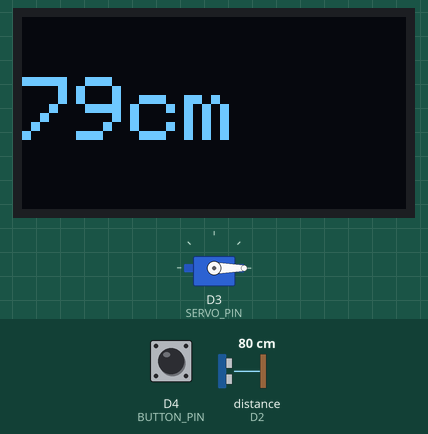
This sketch was run on a simulated ESP8266 (NodeMCU). On the bench: servo, 128×64 one-colour display. Wiring (inferred from the names in the program): ultrasonic range finder: trigger D1; echo D2. Inputs (shaded band) come from the test bench; at power-on: D4 (BUTTON_PIN) HIGH, distance to the obstacle (sensor on D2) 80 cm. The echo pulse lasts 58.3 µs per cm; WiFi joins after 1.5 s; servers stay silent unless stated; no MQTT or app messages arrive unless stated; what the sketch prints to the serial monitor is not drawn.

Above: at 2.7 s.
2.8 s: D4 (BUTTON_PIN) pulled LOW for 0.15 s
At 2.89 s:
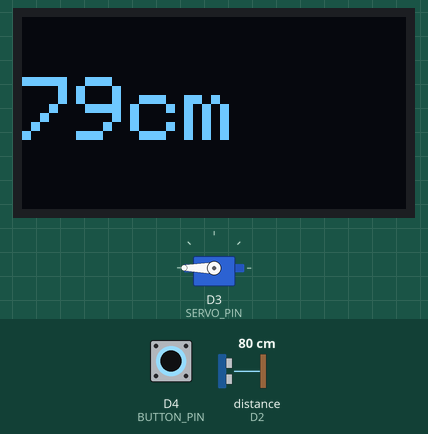
4.4 s: distance to the obstacle (sensor on D2) set to 2 cm
At 4.7 s:
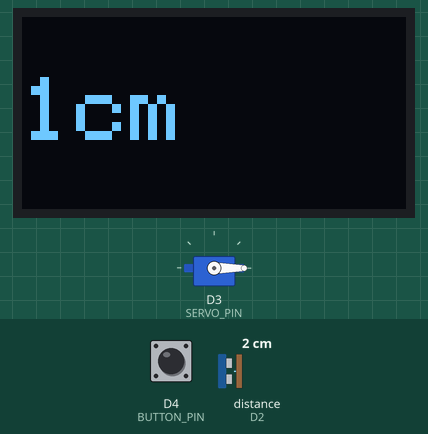
5.9 s: distance to the obstacle (sensor on D2) set to 4 cm
At 6.6 s:
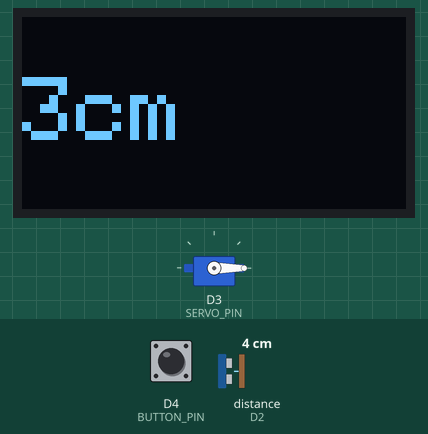
7.4 s: distance to the obstacle (sensor on D2) set to 9 cm
At 8.6 s:
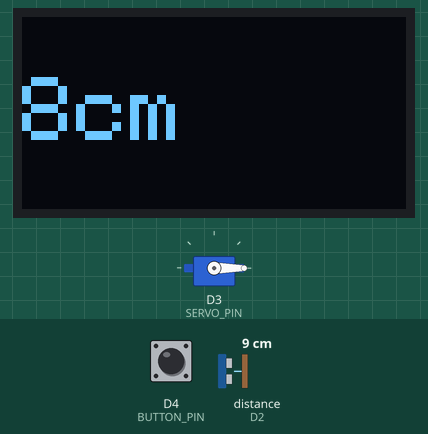
8.9 s: D4 (BUTTON_PIN) pulled LOW for 1 s
At 9.3 s:
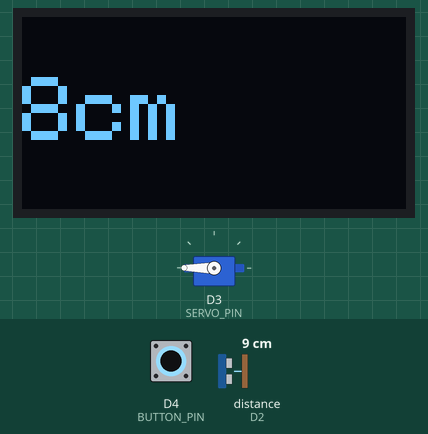
11.4 s: D4 (BUTTON_PIN) pulled LOW for 3.2 s
At 15.7 s:
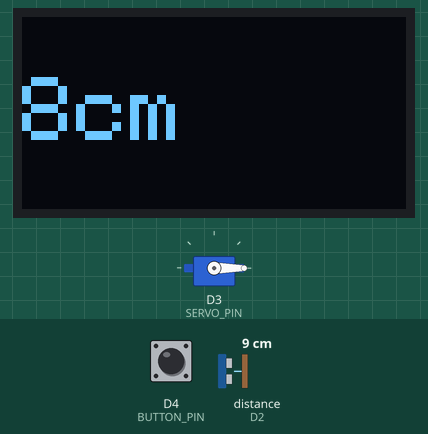
Timing chart, 0 to 17.1 s (numbered marks = the images above; inputs shaded):
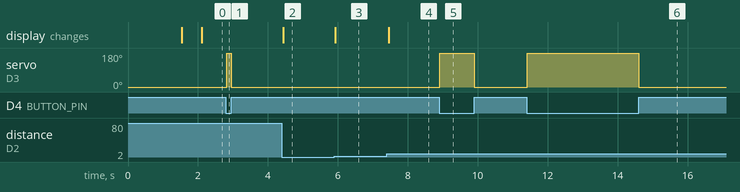

The sketch:

son_calisan_kod.ino
```cpp
#include <ESP8266WiFi.h>
#include <PubSubClient.h>
#include <Wire.h>
#include <Adafruit_GFX.h>
#include <Adafruit_SSD1306.h>
#include <Servo.h>

/* WiFi */
const char* ssid = "S2233D";
const char* password = "asdf4321.";

/* Adafruit IO */
#define AIO_USERNAME "sounhatt"
#define AIO_KEY      "aio_CXVM19Qy3R313vtIJ20bdA7EAw0V"
#define FEED_NAME    "parkdurum"

/* OLED */
#define SCREEN_WIDTH 128
#define SCREEN_HEIGHT 64
Adafruit_SSD1306 display(SCREEN_WIDTH, SCREEN_HEIGHT, &Wire, -1);

/* Ultrasonik Pinler */
#define TRIG_PIN D1
#define ECHO_PIN D2

/* Servo & Buton Pinleri */
#define SERVO_PIN  D3
#define BUTTON_PIN D4   // D5 yerine D4 (I2C çakışması önlendi)

WiFiClient espClient;
PubSubClient client(espClient);
Servo myServo;

unsigned long lastSend = 0;

void connectMQTT() {
  while (!client.connected()) {
    client.connect("ESP8266", AIO_USERNAME, AIO_KEY);
    delay(500);
  }
}

float measureDistance() {
  digitalWrite(TRIG_PIN, LOW);
  delayMicroseconds(2);
  digitalWrite(TRIG_PIN, HIGH);
  delayMicroseconds(10);
  digitalWrite(TRIG_PIN, LOW);

  long duration = pulseIn(ECHO_PIN, HIGH, 30000);
  if (duration == 0) return -1;
  return duration * 0.034 / 2;
}

void setup() {
  Serial.begin(115200);

  pinMode(TRIG_PIN, OUTPUT);
  pinMode(ECHO_PIN, INPUT);

  /* Servo & Buton Ayarları */
  pinMode(BUTTON_PIN, INPUT_PULLUP);
  myServo.attach(SERVO_PIN);
  myServo.write(0);   // Servo başlangıçta 0 derece

  WiFi.begin(ssid, password);
  while (WiFi.status() != WL_CONNECTED) delay(500);

  client.setServer("io.adafruit.com", 1883);

  Wire.begin(D6, D5);   // SDA = D6, SCL = D5
  display.begin(SSD1306_SWITCHCAPVCC, 0x3C);
  display.clearDisplay();
}

void loop() {
  if (!client.connected()) connectMQTT();
  client.loop();

  float distance = measureDistance();
  if (distance < 0) return;

  Serial.print("Mesafe: ");
  Serial.println(distance);

  if (millis() - lastSend >= 2000) {
    int durum = (distance > 20) ? 1 : 0;
    String topic = String(AIO_USERNAME) + "/feeds/" + FEED_NAME;
    client.publish(topic.c_str(), String(durum).c_str());
    lastSend = millis();
  }

  display.clearDisplay();
  display.setTextSize(3);
  display.setTextColor(WHITE);
  display.setCursor(0, 20);
  display.print((int)distance);
  display.print("cm");
  display.display();

  /* ---- SERVO + BUTON KONTROLÜ + SERİ PORT ---- */
  if (digitalRead(BUTTON_PIN) == LOW) {     // Buton basılı
    myServo.write(180);
    Serial.println("BUTON: BASILI");
  } else {
    myServo.write(0);
    Serial.println("BUTON: BIRAKILDI");
  }
}
```

Measured:
- after the input at 2.8 s, servo on D3 (SERVO_PIN): 0° → 180° at once, → 0° 0.12 s later
- after the input at 4.4 s, the display: changes at once (image 2)
- after the input at 5.9 s, the display: changes at once (image 3)
- after the input at 7.4 s, the display: changes after 0.05 s (image 4)
- after the input at 8.9 s, servo on D3 (SERVO_PIN): 0° → 180° at once, → 0° 1.0 s later
- after the input at 11.4 s, servo on D3 (SERVO_PIN): 0° → 180° at once, → 0° 3.2 s later
